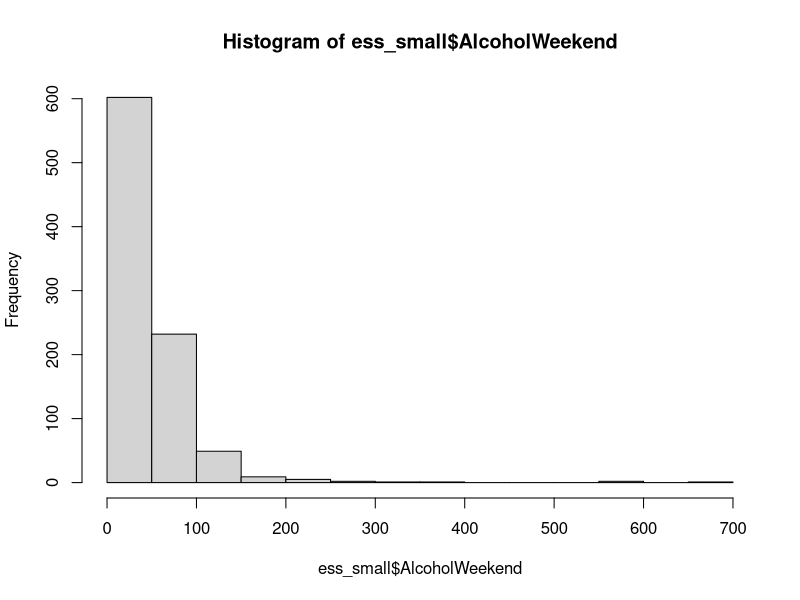
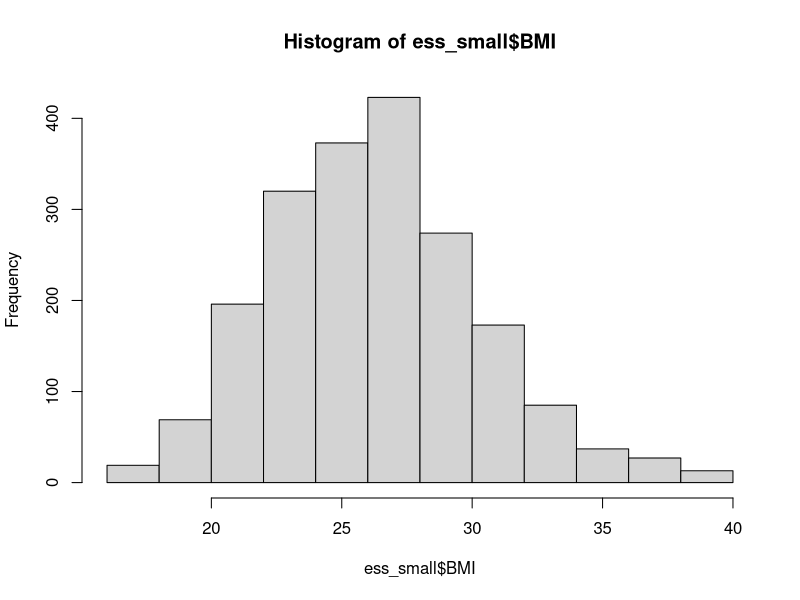
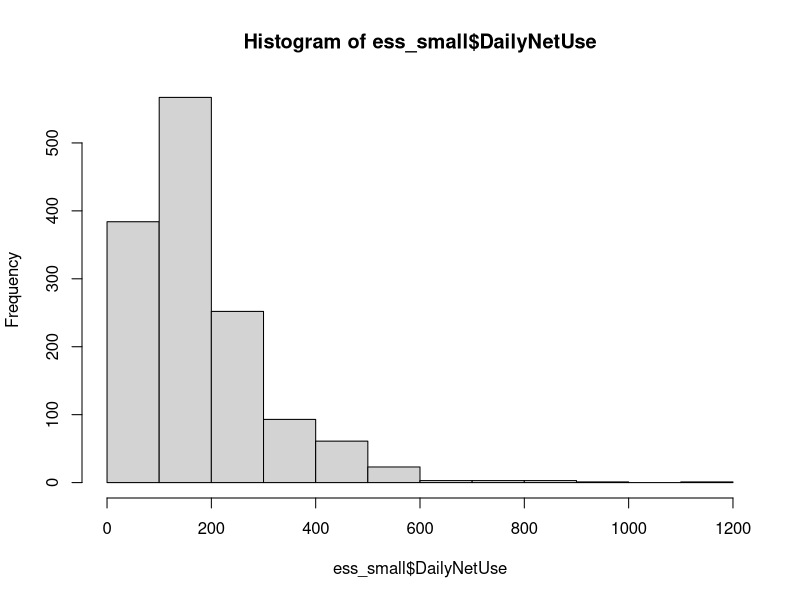
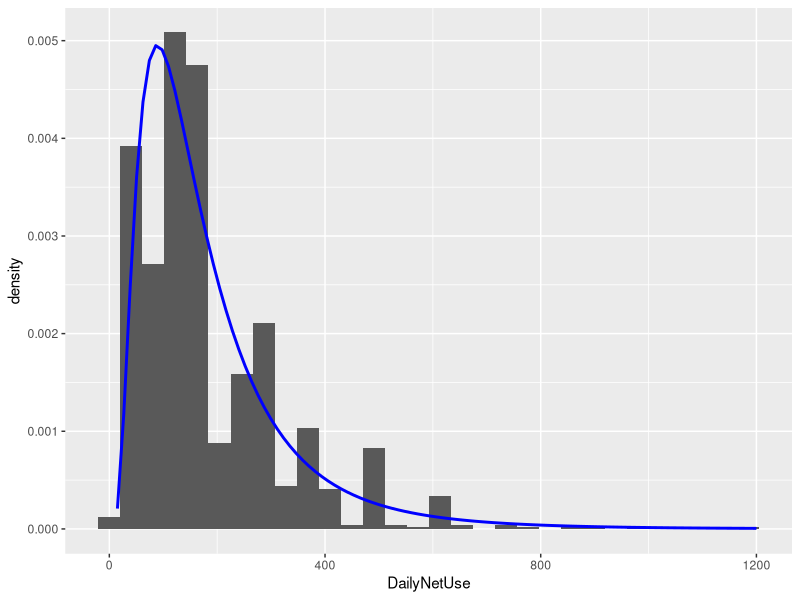
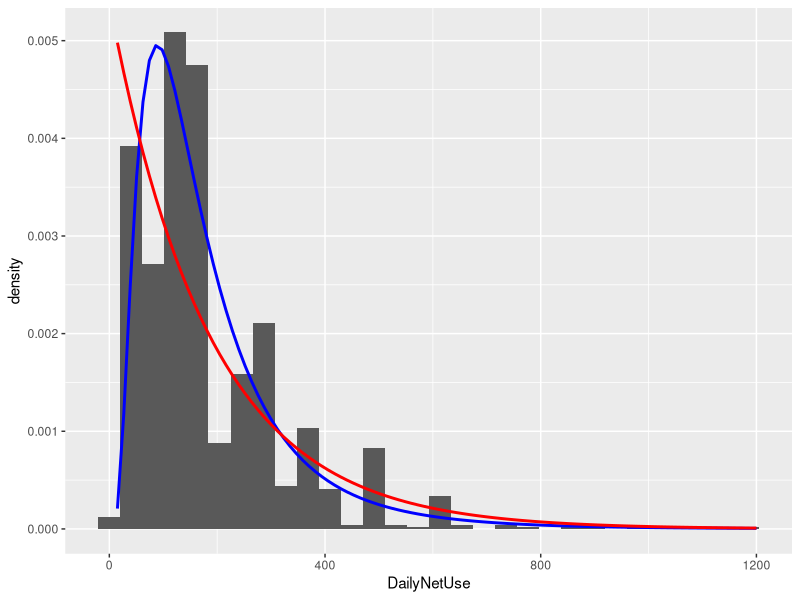

These figures' R source, in order:
## ---- chunk 1
knitr::opts_chunk$set(echo = TRUE)
## ---- chunk 2
ess <- readxl::read_excel("ess_hun_2024.xlsx")
str(ess)
## ---- chunk 3
ess_small <- ess[!is.na(ess$AlcoholWeekend),c("idno", "AlcoholWeekend")]
hist(ess_small$AlcoholWeekend)
## ---- chunk 4
# function definition
neg_log_likelihood_expon <- function(theta_expon){
  log_lik_observations <- log(dexp(x = ess_small$AlcoholWeekend,
                                   rate = theta_expon)) # log-probability of every observations occurring under the current parameters
  return(-sum(log_lik_observations))
}

# function test on some random parameter value
neg_log_likelihood_expon(0.001)
## ---- chunk 5
expon_ml <- optim(0.001, neg_log_likelihood_expon)
expon_ml$par # optimal parameter value
expon_ml$val # minimized negative log-likelihood of the sample
## ---- chunk 6
1/mean(ess_small$AlcoholWeekend)
1/sd(ess_small$AlcoholWeekend)
## ---- chunk 7
ess$BMI <- ess$Weight/(ess$Height/100)^2
ess_small <- ess[!is.na(ess$BMI),c("idno", "BMI")]
hist(ess_small$BMI)
## ---- chunk 8
# function definition
neg_log_likelihood_norm <- function(theta_norm){
  log_lik_observations <- log(dnorm(x = ess_small$BMI,
                                    mean = theta_norm[1],
                                    sd = theta_norm[2])) # log-probability of every observations occurring under the current parameters
  return(-sum(log_lik_observations))
}

# function test on some random parameter combination
neg_log_likelihood_norm(c(250, 250))
## ---- chunk 9
norm_ml <- optim(c(250, 250), neg_log_likelihood_norm)
norm_ml$par # optimal parameter values
norm_ml$val # minimized negative log-likelihood of the sample
## ---- chunk 10
sqrt(mean((ess_small$BMI - mean(ess_small$BMI ))^2))
## ---- chunk 11
sd(ess_small$BMI)
## ---- chunk 12
num_claims <- readxl::read_excel("insurance_examples.xlsx", sheet = "CarInsurance_NumberOfClaims_v2")
str(num_claims)
## ---- chunk 13
sd(num_claims$NumClaims)^2 > mean(num_claims$NumClaims)
## ---- chunk 14
# function definition
neg_log_likelihood_nbinom <- function(theta_nbinom){
  log_lik_observations <- log(dnbinom(x = num_claims$NumClaims,
                                     size = theta_nbinom[1],
                                     prob = theta_nbinom[2])) # log-probability of every observations occurring under the current parameters
  return(-sum(log_lik_observations))
}

# function test on some random parameter combination
neg_log_likelihood_nbinom(c(8, 0.1))
## ---- chunk 15
nbinom_ml <- optim(c(8, 0.1), neg_log_likelihood_nbinom)
nbinom_ml$par # optimal parameter values
nbinom_ml$val # minimized negative log-likelihood of the sample
## ---- chunk 16
ess_small <- ess[!is.na(ess$DailyNetUse),c("idno", "DailyNetUse")]
## ---- chunk 17
sum(ess_small$DailyNetUse == 0)
ess_small <- ess_small[ess_small$DailyNetUse > 0,]
hist(ess_small$DailyNetUse)
## ---- chunk 18
# function definition
neg_log_likelihood_lnorm <- function(theta_lnorm){
  log_lik_observations <- log(dlnorm(x = ess_small$DailyNetUse,
                                     meanlog = theta_lnorm[1],
                                     sdlog = theta_lnorm[2])) # log-probability of every observations occurring under the current parameters
  return(-sum(log_lik_observations))
}

# function test on some random parameter combination
neg_log_likelihood_lnorm(c(2, 2))
## ---- chunk 19
lnorm_ml <- optim(c(2,2), neg_log_likelihood_lnorm)
lnorm_ml$par # optimal parameter values
lnorm_ml$val # minimized negative log-likelihood of the sample
## ---- chunk 20
library(ggplot2)
ggplot(data = ess_small, mapping = aes(x=DailyNetUse)) + geom_histogram(aes(y = after_stat(density))) +
  stat_function(fun = dlnorm, 
                args = list(meanlog = lnorm_ml$par[1], sdlog = lnorm_ml$par[2]),
                col = 'blue',
                linewidth = 1)
## ---- chunk 21
# function definition
neg_log_likelihood_expon <- function(theta_expon){
  log_lik_observations <- log(dexp(x = ess_small$DailyNetUse,
                                   rate = theta_expon))
  return(-sum(log_lik_observations))
}

# function test on some random parameter value
neg_log_likelihood_expon(0.001)
## ---- chunk 22
expon_ml <- optim(0.001, neg_log_likelihood_expon)
expon_ml$par # optimal parameter value
expon_ml$val # minimized negative log-likelihood of the sample
## ---- chunk 23
ggplot(data = ess_small, mapping = aes(x=DailyNetUse)) + geom_histogram(aes(y = after_stat(density))) +
  stat_function(fun = dlnorm, 
                args = list(meanlog = lnorm_ml$par[1], sdlog = lnorm_ml$par[2]),
                col = 'blue',
                linewidth = 1) +
  stat_function(fun = dexp, 
                args = list(rate = expon_ml$par),
                col = 'red',
                linewidth = 1)
  
## ---- chunk 24
expon_ml$value > lnorm_ml$value
## ---- chunk 25
aic_exp <- 2*1 + 2*expon_ml$value # as the exponential distribution has p=1 parameter
aic_lnorm <- 2*2 + 2*lnorm_ml$value # as the lognormal distribution has p=2 parameters
## ---- chunk 26
bic_exp <- 1*log(nrow(ess_small)) + 2*expon_ml$value # as the exponential distribution has p=1 parameter
bic_lnorm  <- 2*log(nrow(ess_small)) + 2*lnorm_ml$value # as the normal distribution has p=2 parameters
## ---- chunk 27
aic_exp > aic_lnorm
bic_exp > bic_lnorm
## ---- chunk 28
aic_lnorm < bic_lnorm
aic_exp < bic_exp
